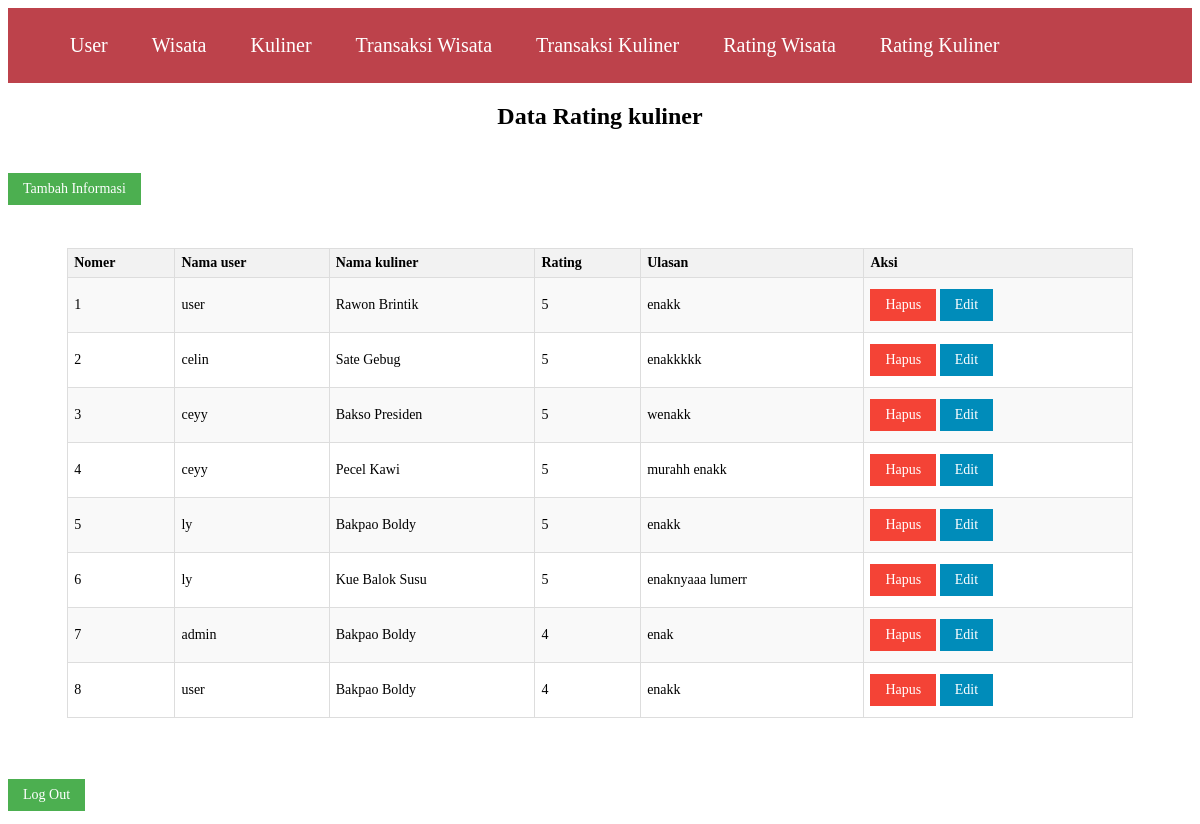
The page /admin/rating_kuliner/index.php on the database its author committed.
### tables this page shows
CREATE TABLE `rating_kuliner` (
  `idrating_kuliner` int(11) NOT NULL,
  `IDtransaksi_kuliner` int(11) NOT NULL,
  `IDkuliner` int(11) NOT NULL,
  `ID` int(11) NOT NULL,
  `rating` int(11) NOT NULL,
  `feedback` text NOT NULL
);

CREATE TABLE `user` (
  `nama` varchar(50) NOT NULL,
  `ID` int(11) NOT NULL,
  `username` varchar(50) NOT NULL,
  `password` varchar(50) NOT NULL,
  `level` varchar(50) NOT NULL
);

CREATE TABLE `kuliner` (
  `nama_kuliner` varchar(225) NOT NULL,
  `IDkuliner` int(11) NOT NULL,
  `deskripsi_kuliner` varchar(225) NOT NULL,
  `website_kuliner` varchar(225) NOT NULL,
  `image` varchar(50) NOT NULL,
  `maps` varchar(50) NOT NULL,
  `jadwal` varchar(50) NOT NULL,
  `harga` decimal(10,3) NOT NULL
);

### admin/rating_kuliner/index.php (the view, shortened to what this page needs)
<!DOCTYPE html>
<html lang="en">
<head>
    <link rel="stylesheet" href="../tabell.css">
    <link rel="stylesheet" href="https://unpkg.com/boxicon@latest/css/boxicons.min.css">
</head>
<body>
<header>
    <ul class="navbar">
        <a href="/Project UKL/admin/user/index.php">User</a>
        <a href="/Project UKL/admin/wisata/index.php">Wisata</a>
        <a href="/Project UKL/admin/kuliner/index.php">Kuliner</a>
        <a href="/Project UKL/admin/transaksi/index.php">Transaksi Wisata</a>
        <a href="/Project UKL/admin/transaksi_kuliner/index.php">Transaksi Kuliner</a>
        <a href="/Project UKL/admin/rating_wisata/index.php">Rating Wisata</a>
        <a href="/Project UKL/admin/rating_kuliner/index.php">Rating Kuliner</a>
    </ul>
</header>
    <section class="tabeltransaksi">
    <h1 class="heading">Data Rating kuliner</h1>
    <br>
        <a href="tambah.php" class="btn">Tambah Informasi</a>
        <br>
        <br>
        <table border="1" class="table">
            <tr>
                <th>Nomer</th>
                <th>Nama user</th>
                <th>Nama kuliner</th>
                <th>Rating</th>
                <th>Ulasan</th>
                <th>Aksi</th>
            </tr>
            <?php
            include '../../koneksi.php';
            $query_mysql = mysqli_query($mysqli, "SELECT  user.nama, kuliner.nama_kuliner, rating_kuliner.rating, rating_kuliner.feedback
            FROM(( rating_kuliner
            INNER JOIN user ON rating_kuliner.ID=user.ID)
            INNER JOIN kuliner ON rating_kuliner.IDkuliner=kuliner.IDkuliner);
            ") or die(mysqli_error($mysqli));
            $nomor = 1;
            while($data = mysqli_fetch_array($query_mysql)) {
            ?>
            <tr>
                <td><?php echo $nomor++; ?></td>
                <td><?php echo $data['nama']; ?></td>
                <td><?php echo $data['nama_kuliner']; ?></td>
                <td><?php echo $data['rating']; ?></td>
                <td><?php echo $data['feedback']; ?></td>
                <td><a href='delete.php?id=<?php echo $data['idrating_kuliner']; ?>' class="btn-delete">Hapus</a>
                <a href='edit_rating.php?id=<?php echo $data['idrating_kuliner']; ?>' class="btn-edit">Edit</a></td>
            </tr>
            <?php } ?>
        </table>
        <br>
        <br>
    <a href="../../login.php" class="btn">Log Out</a>
    </section>
</body>
</html>

### admin/tabell.css (style rules this page uses)
header { position: flex; top: 0; right: 0; width: 100%; z-index: 1000; display: flex; align-items: center; justify-content: space-between; background: transparent; padding: 30px 18%; transition: ease .40s; background-color: #BD424B; margin: 0; padding: 0; }
.navbar { display: flex; }
.navbar a { color: #fff; font-size: 20px; font-weight: 500; padding: 10px 22px; border-radius: 4px; transition: ease .40s; text-decoration: none; }
.heading { text-align: center; margin-top: 20px; font-size: 24px; }
.btn, .btn-delete, .btn-edit { display: inline-block; padding: 8px 15px; margin: 5px 0; font-size: 14px; text-align: center; text-decoration: none; cursor: pointer; }
.btn { background-color: #4CAF50; color: white; }
.btn-delete { background-color: #f44336; color: white; }
.btn-edit { background-color: #008CBA; color: white; }
.table { width: 90%; margin: 20px auto; border-collapse: collapse; font-size: 14px; }
.table th, .table td { border: 1px solid #ddd; padding: 6px; text-align: left; }
.table th { background-color: #f2f2f2; color: black; }
.table tr:nth-child(even) { background-color: #f9f9f9; }

### rows shown on the page
rating_kuliner: ID.nama "user", IDkuliner.nama_kuliner "Rawon Brintik", rating "5", feedback "enakk"
rating_kuliner: ID.nama "celin", IDkuliner.nama_kuliner "Sate Gebug", rating "5", feedback "enakkkkk"
rating_kuliner: ID.nama "ceyy", IDkuliner.nama_kuliner "Bakso Presiden", rating "5", feedback "wenakk"
rating_kuliner: ID.nama "ceyy", IDkuliner.nama_kuliner "Pecel Kawi", rating "5", feedback "murahh enakk"
rating_kuliner: ID.nama "ly", IDkuliner.nama_kuliner "Bakpao Boldy", rating "5", feedback "enakk"
rating_kuliner: ID.nama "ly", IDkuliner.nama_kuliner "Kue Balok Susu", rating "5", feedback "enaknyaaa lumerr"
rating_kuliner: ID.nama "admin", IDkuliner.nama_kuliner "Bakpao Boldy", rating "4", feedback "enak"
rating_kuliner: ID.nama "user", IDkuliner.nama_kuliner "Bakpao Boldy", rating "4", feedback "enakk"
